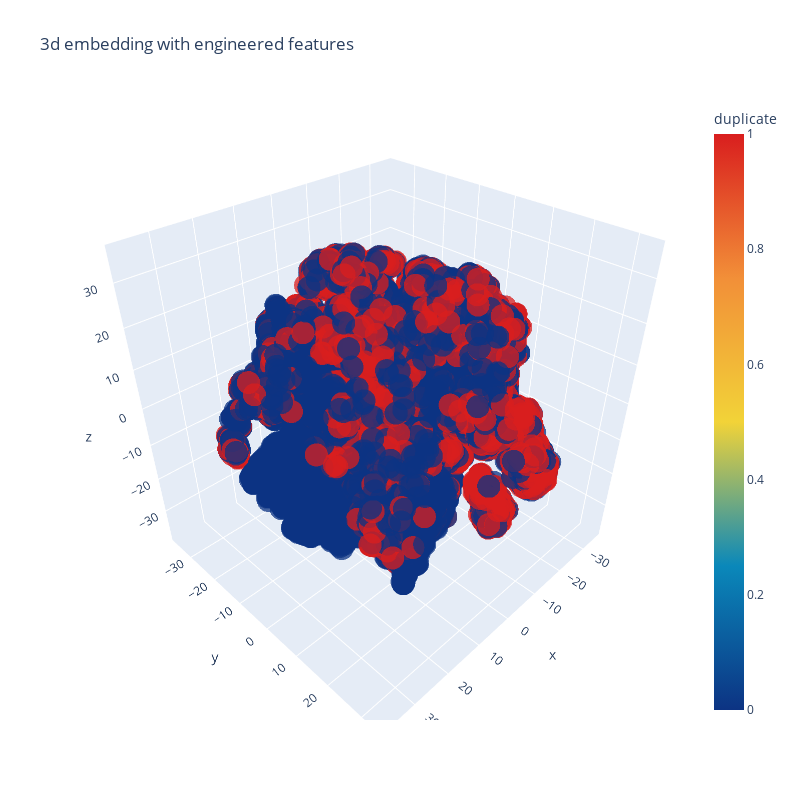

The notebook cell this image was saved under:
### Code cell
import plotly.graph_objs as go
import plotly.tools as tls
import plotly.offline as py
py.init_notebook_mode(connected=True)

trace1 = go.Scatter3d(
    x=tsne3d[:,0],
    y=tsne3d[:,1],
    z=tsne3d[:,2],
    mode='markers',
    marker=dict(
        sizemode='diameter',
        color = y,
        colorscale = 'Portland',
        colorbar = dict(title = 'duplicate'),
        line=dict(color='rgb(255, 255, 255)'),
        opacity=0.75
    )
)

data=[trace1]
layout=dict(height=800, width=800, title='3d embedding with engineered features')
fig=dict(data=data, layout=layout)
py.iplot(fig, filename='3DBubble')

### Figure 1 — Plotly figure (JSON) as saved in the notebook; plotly's stock layout.template omitted (floating-point values rounded to 4 significant figures; data arrays with more than 128 entries replaced by an {"elided": "..."} marker saying what was removed)
{"data": [{"marker": {"color": {"elided": "50000 int values"}, "colorbar": {"title": {"text": "duplicate"}}, "colorscale": [[0, "rgb(12,51,131)"], [0.25, "rgb(10,136,186)"], [0.5, "rgb(242,211,56)"], [0.75, "rgb(242,143,56)"], [1, "rgb(217,30,30)"]], "line": {"color": "rgb(255, 255, 255)"}, "opacity": 0.75, "sizemode": "diameter"}, "mode": "markers", "type": "scatter3d", "x": {"elided": "50000 float values"}, "y": {"elided": "50000 float values"}, "z": {"elided": "50000 float values"}}], "layout": {"height": 800, "title": {"text": "3d embedding with engineered features"}, "width": 800}}
